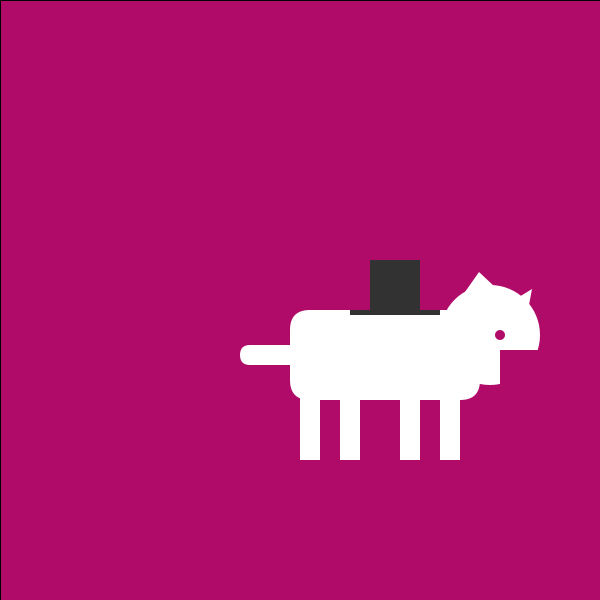
Frame 1 (no input)
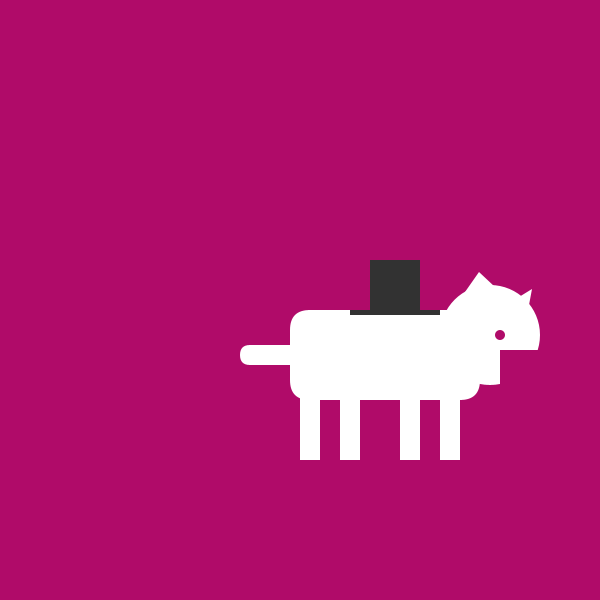
Frame 60 (the mouse pressed at the canvas centre just before this capture)
Frame 120 (the mouse held since frame 60 and released just before this capture): identical to frame 60, image omitted

The Processing sketch that drew these frames (run headless with seeded random() and noise(); from frame 60 on, the mouse is pressed at the canvas centre):

// Processing sketch: w04_flag
// ── w04_flag.pde
float move_right = 0;
float move_up = 0;

void setup() {
  size(600,600);
}

void draw(){
  fill(#B00B69);
  rect(0,0,width,height);
  drawChar(200 + move_right, 200+move_up);
}

void keyPressed() {
  if(key== 'd') {
    move_right+=6;
  }
  if(key== 'a') {
    move_right -= 6;
  }
  if(key== 'w') {
    move_up -= 6;
  }
  if(key== 's') {
    move_up += 6;
  }
}

void drawChar(float x,float y) {
  noStroke();
  fill(255);
  rect(90+x,110+y,190,90, 20); //main body
  rect(100+x,195+y,20,65); //legs
  rect(140+x,200+y,20,60);
  rect(200+x,200+y,20,60);
  rect(240+x,200+y,20,60);
  rect(40+x,145+y,70,20, 10); //tail
  fill(50);
  rect(x+170, y+60, 50, 50);
  rect(x+150, y+110, 90, 5);
  fill(255);
  ellipse(290+x,135+y,100,100);  //head
  triangle(265+x,92+y,295+x,87+y,279+x,72+y);
  triangle(319+x,97+y,329+x,105+y,332+x,89+y);
  fill(#B00B69);
  circle(300+x, 135+y, 10);
  arc(300+x,150+y,329+x,146+y,0,HALF_PI);
}

void mouseClicked() {
  println ("Mouse X Position: "+ mouseX +", Mouse Y Position: " + mouseY);
}
